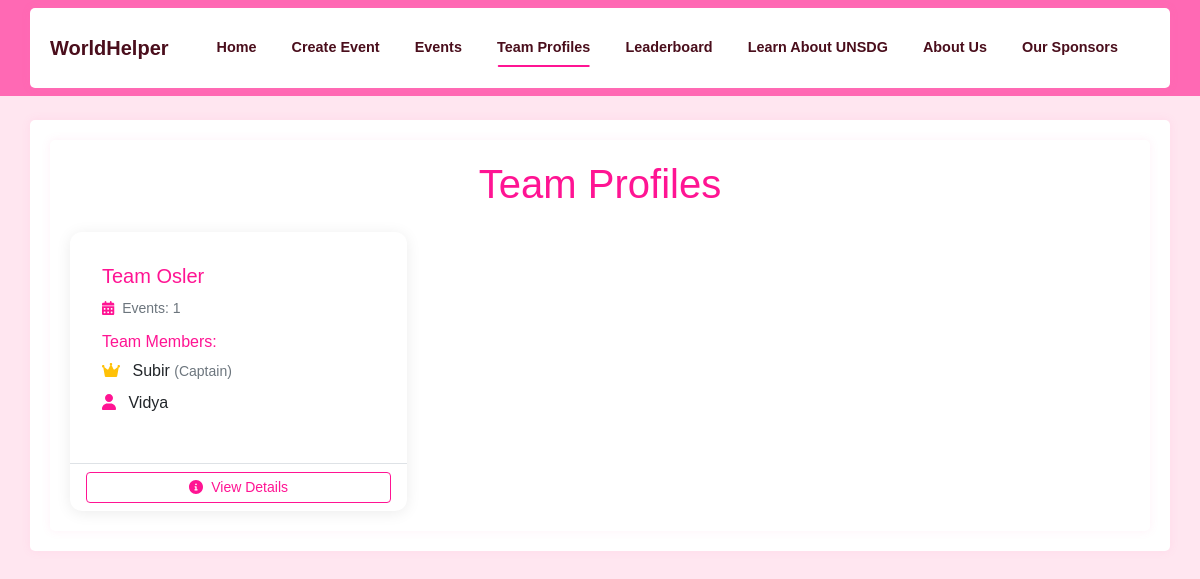
The app's page /team_profiles, older data.
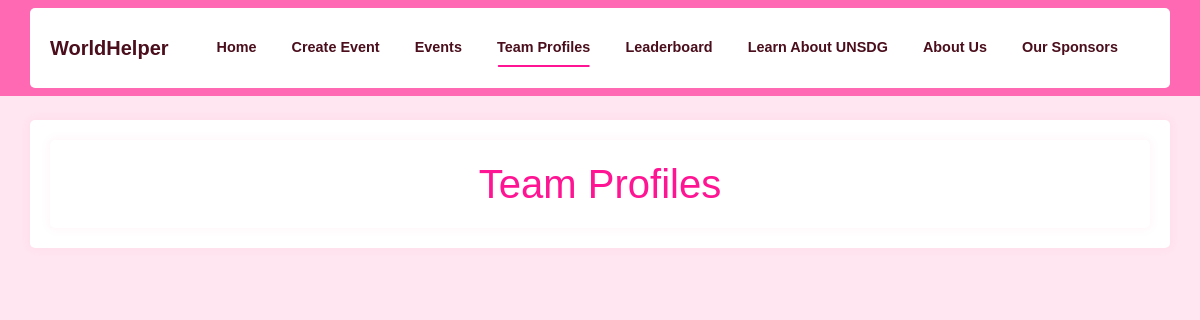
The same page, newer data.
### app/models.py (models this page shows, shortened)
class Team(db.Model):
    id = db.Column(db.Integer, primary_key=True)
    team_phrase = db.Column(db.String(100), nullable=False)
    name = db.Column(db.String(64), nullable=False)
    members = db.relationship('TeamMember', backref='team', lazy='dynamic',
                            cascade='all, delete-orphan')
    events = db.relationship('Event', backref='team', lazy='dynamic',
                           cascade='all, delete-orphan')
    bingo_card = db.relationship('BingoCard', backref='team', uselist=False,
                                cascade='all, delete-orphan')
    created_at = db.Column(db.DateTime, default=datetime.utcnow)

class TeamMember(db.Model):
    id = db.Column(db.Integer, primary_key=True)
    name = db.Column(db.String(64), nullable=False)
    team_id = db.Column(db.Integer, db.ForeignKey('team.id', ondelete='CASCADE'), nullable=False)
    is_captain = db.Column(db.Boolean, default=False)
    __table_args__ = (
        db.UniqueConstraint('team_id', 'name', name='unique_member_per_team'),
    )

### app/main/routes.py (the view)
@bp.route('/team_profiles')
def team_profiles():
    teams = db.session.query(Team, func.count(Event.id).label('event_count')) \
        .outerjoin(Event) \
        .group_by(Team.id) \
        .order_by(Team.name) \
        .all()
    return render_template('team_profiles.html', teams=teams)

### app/main/routes.py (called while the page is built)
@bp.context_processor
def utility_processor():
    return dict(SDG_DESCRIPTIONS=SDG_DESCRIPTIONS)

### app/templates/team_profiles.html (shortened to what this page needs)
{% extends "base.html" %}
{% block content %}
<div class="container">
    <h1 class="text-center mb-4 theme-pink">Team Profiles</h1>
    <div class="row row-cols-1 row-cols-md-2 row-cols-lg-3 g-4">
        {% for team, event_count in teams %}
        <div class="col">
            <div class="card h-100">
                <div class="card-body">
                    <h5 class="card-title theme-pink">{{ team.name }}</h5>
                    <div class="mb-3">
                        <small class="text-muted">
                            <i class="fas fa-calendar-alt me-1 theme-pink"></i>
                            Events: {{ event_count }}
                        </small>
                    </div>
                    <h6 class="card-subtitle mb-2 theme-pink">Team Members:</h6>
                    <ul class="list-unstyled">
                        {% for member in team.members %}
                        <li class="mb-2">
                            <i class="fas {% if member.is_captain %}fa-crown text-warning{% else %}fa-user text-pink{% endif %} me-2"></i>
                            {{ member.name }}
                            {% if member.is_captain %}
                            <small class="text-muted">(Captain)</small>
                            {% endif %}
                        </li>
                        {% endfor %}
                    </ul>
                </div>
                <div class="card-footer bg-transparent border-top">
                    <a href="{{ url_for('main.team', team_id=team.id) }}"
                       class="btn btn-outline-pink btn-sm w-100">
                        <i class="fas fa-info-circle me-1"></i> View Details
                    </a>
                </div>
            </div>
        </div>
        {% endfor %}
    </div>
</div>
{% endblock %}

Row changes from the older to the newer data that the page shows:
removed Team: name "Team Osler", id "1"
removed TeamMember: is_captain True (drawn), name "Subir"
removed TeamMember: is_captain False (drawn), name "Vidya"
